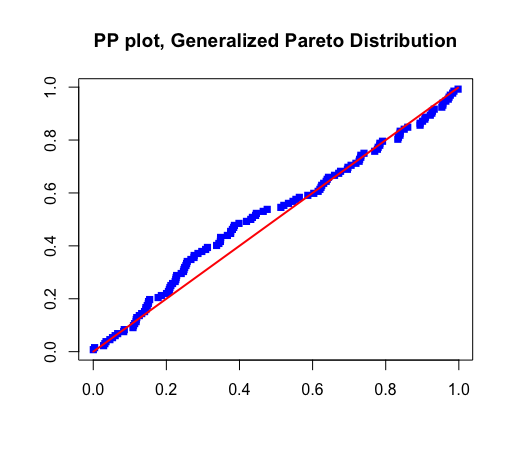

The script that drew this image:
# clear all variables
rm(list=ls(all=TRUE))

# set working directory
#setwd("C:/...")

# install and load packages
libraries = c("data.table", "tseries")
lapply(libraries, function(x) if (!(x %in% installed.packages())) {
  install.packages(x)
})
lapply(libraries, library, quietly = TRUE, character.only = TRUE)

install.packages("POT")
library(POT)

# load the data
dataset = fread("2004-2014_dax_ftse.csv", select =  c("Date", "BAYER", "BMW", "SIEMENS", "VOLKSWAGEN"))
dataset = as.data.frame(dataset)

# Portfolio
d    = dataset$BAYER + dataset$BMW + dataset$SIEMENS + dataset$VOLKSWAGEN

n1   = length(d) # length of portfolio
x    = log(d[1:n1-1]/d[2:n1]) #negative log-returns


gpd  = fitgpd(x,quantile(x, 0.95),est="mle") # 
n    = gpd$nat
thr  = gpd$threshold
scale= gpd$param[1]
shape= gpd$param[2]
data = gpd$data
exc  = gpd$exceed
t    = (1:n)/(n+1)
y1   = qgpd(t,scale=scale,shape=shape)                   
 
gpdt = sort(exc)-thr                           
y2   = pgpd(gpdt,scale=scale,shape=shape)          


plot(y2,t,col="blue",pch=15,bg="blue",xlab="",ylab="",main="PP plot, Generalized Pareto Distribution")
lines(y2,y2,type="l",col="red",lwd=2)
